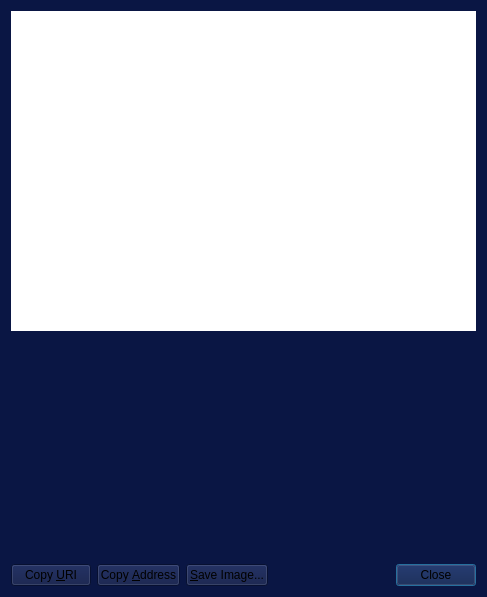
<?xml version="1.0" encoding="UTF-8"?>
<ui version="4.0">
 <class>ReceiveRequestDialog</class>
 <widget class="QDialog" name="ReceiveRequestDialog">
  <property name="geometry">
   <rect>
    <x>0</x>
    <y>0</y>
    <width>487</width>
    <height>597</height>
   </rect>
  </property>
  <property name="styleSheet">
   <string notr="true">background-color: rgb(10, 22, 68);</string>
  </property>
  <layout class="QVBoxLayout" name="verticalLayout_3">
   <item>
    <widget class="QRImageWidget" name="lblQRCode">
     <property name="sizePolicy">
      <sizepolicy hsizetype="Expanding" vsizetype="Fixed">
       <horstretch>0</horstretch>
       <verstretch>0</verstretch>
      </sizepolicy>
     </property>
     <property name="minimumSize">
      <size>
       <width>300</width>
       <height>320</height>
      </size>
     </property>
     <property name="toolTip">
      <string>QR Code</string>
     </property>
     <property name="styleSheet">
      <string notr="true">background-color: rgb(255, 255, 255);</string>
     </property>
     <property name="textFormat">
      <enum>Qt::PlainText</enum>
     </property>
     <property name="alignment">
      <set>Qt::AlignCenter</set>
     </property>
     <property name="wordWrap">
      <bool>true</bool>
     </property>
    </widget>
   </item>
   <item>
    <widget class="QTextEdit" name="outUri">
     <property name="sizePolicy">
      <sizepolicy hsizetype="Expanding" vsizetype="Expanding">
       <horstretch>0</horstretch>
       <verstretch>0</verstretch>
      </sizepolicy>
     </property>
     <property name="minimumSize">
      <size>
       <width>0</width>
       <height>50</height>
      </size>
     </property>
     <property name="frameShape">
      <enum>QFrame::NoFrame</enum>
     </property>
     <property name="frameShadow">
      <enum>QFrame::Plain</enum>
     </property>
     <property name="tabChangesFocus">
      <bool>true</bool>
     </property>
     <property name="textInteractionFlags">
      <set>Qt::TextSelectableByKeyboard|Qt::TextSelectableByMouse</set>
     </property>
    </widget>
   </item>
   <item>
    <layout class="QHBoxLayout" name="horizontalLayout">
     <item>
      <widget class="QPushButton" name="btnCopyURI">
       <property name="text">
        <string>Copy &amp;URI</string>
       </property>
       <property name="autoDefault">
        <bool>false</bool>
       </property>
      </widget>
     </item>
     <item>
      <widget class="QPushButton" name="btnCopyAddress">
       <property name="text">
        <string>Copy &amp;Address</string>
       </property>
       <property name="autoDefault">
        <bool>false</bool>
       </property>
      </widget>
     </item>
     <item>
      <widget class="QPushButton" name="btnSaveAs">
       <property name="text">
        <string>&amp;Save Image...</string>
       </property>
       <property name="autoDefault">
        <bool>false</bool>
       </property>
      </widget>
     </item>
     <item>
      <spacer name="horizontalSpacer_2">
       <property name="orientation">
        <enum>Qt::Horizontal</enum>
       </property>
       <property name="sizeHint" stdset="0">
        <size>
         <width>40</width>
         <height>20</height>
        </size>
       </property>
      </spacer>
     </item>
     <item>
      <widget class="QDialogButtonBox" name="buttonBox">
       <property name="standardButtons">
        <set>QDialogButtonBox::Close</set>
       </property>
      </widget>
     </item>
    </layout>
   </item>
  </layout>
 </widget>
 <customwidgets>
  <customwidget>
   <class>QRImageWidget</class>
   <extends>QLabel</extends>
   <header>receiverequestdialog.h</header>
  </customwidget>
 </customwidgets>
 <resources/>
 <connections>
  <connection>
   <sender>buttonBox</sender>
   <signal>rejected()</signal>
   <receiver>ReceiveRequestDialog</receiver>
   <slot>reject()</slot>
   <hints>
    <hint type="sourcelabel">
     <x>452</x>
     <y>573</y>
    </hint>
    <hint type="destinationlabel">
     <x>243</x>
     <y>298</y>
    </hint>
   </hints>
  </connection>
  <connection>
   <sender>buttonBox</sender>
   <signal>accepted()</signal>
   <receiver>ReceiveRequestDialog</receiver>
   <slot>accept()</slot>
   <hints>
    <hint type="sourcelabel">
     <x>452</x>
     <y>573</y>
    </hint>
    <hint type="destinationlabel">
     <x>243</x>
     <y>298</y>
    </hint>
   </hints>
  </connection>
 </connections>
</ui>
